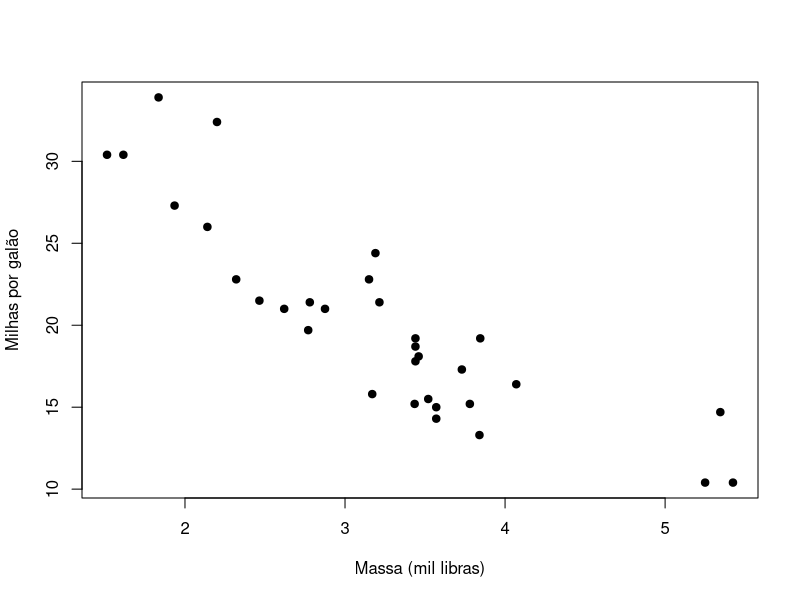

This figure's R source:
# Correlação de Pearson
# Material didático — Estatística e Ciência de Dados — ICTIN/UFLA
# Fonte: e-book Psicometria Online

plot(mpg ~ wt, data = mtcars, pch = 19,
     xlab = "Massa (mil libras)", ylab = "Milhas por galão")
resultado <- cor.test(mtcars$wt, mtcars$mpg, method = "pearson")
print(resultado)
